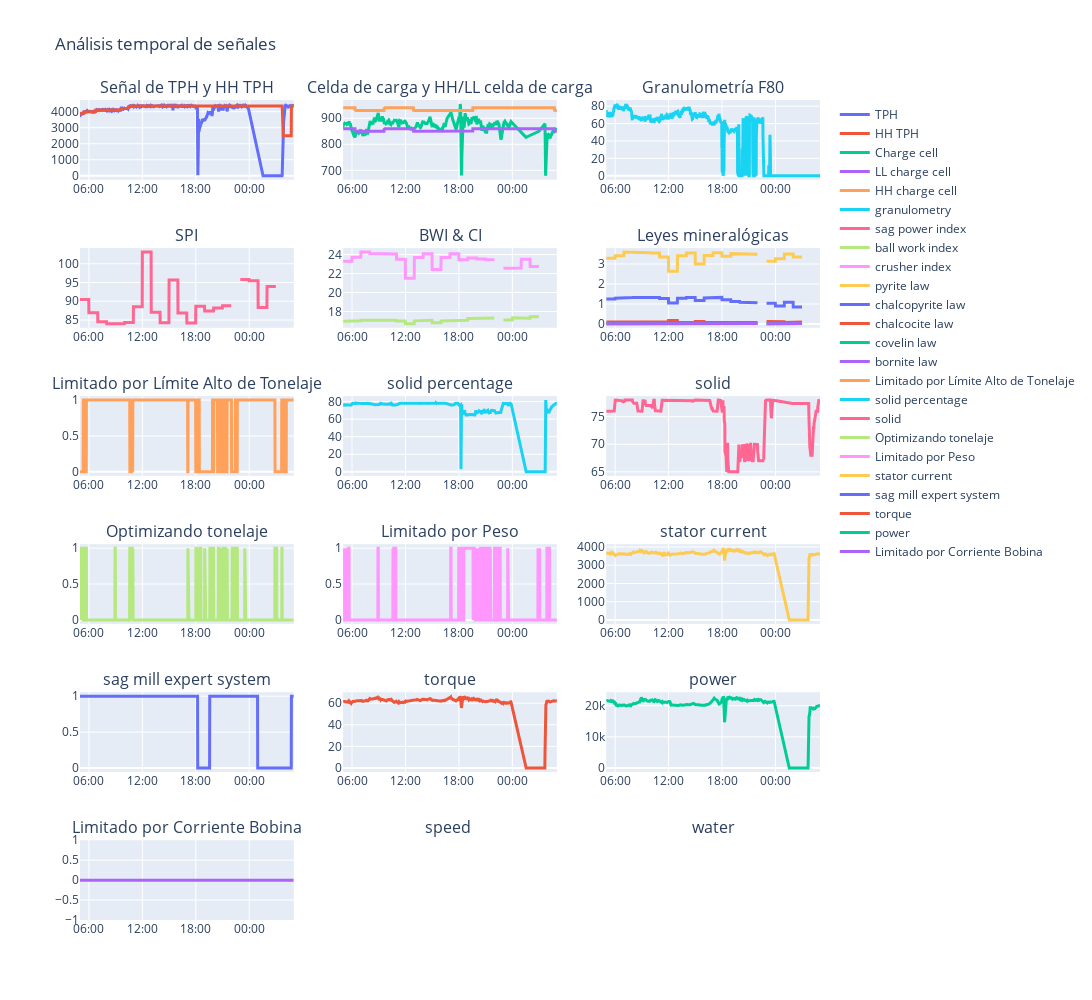

The notebook cell this image was saved under:
### Code cell
fig = make_subplots(
    rows=6, cols=3,
    subplot_titles=titulos,
    #subplot_titles=tuple("TPH y HH TPH,"),
     #shared_xaxes=True
    )


fig.add_trace(go.Scatter(x=data.index, y=data['TPH'], ##FF6511
                    mode='lines',
                    name="TPH",line=dict(width=3, ),legendgroup = '1'),row=1, col=1)  

fig.add_trace(go.Scatter(x=data.index, y=data['HH TPH'], ##FF6511
                    mode='lines',
                    name="HH TPH",line=dict(width=3, ),legendgroup = '1'),row=1, col=1)  



fig.add_trace(go.Scatter(x=data.index, y=data['charge cell'], 
                    mode='lines',
                    name="Charge cell",line=dict(width=3, ),legendgroup = '1'),row=1, col=2)  



fig.add_trace(go.Scatter(x=data.index, y=data['LL charge cell'], ##FF6511
                    mode='lines',
                    name="LL charge cell",line=dict(width=3,),legendgroup = '1'),row=1, col=2)  

fig.add_trace(go.Scatter(x=data.index, y=data['HH charge cell'], ##FF6511
                    mode='lines',
                    name="HH charge cell",line=dict(width=3,),legendgroup = '1'),row=1, col=2)  



fig.add_trace(go.Scatter(x=data.index, y=data['granulometry'], ##FF6511
                    mode='lines',
                    name='granulometry',line=dict(width=3,),legendgroup = '1'),row=1, col=3)  


fig.add_trace(go.Scatter(x=data.index, y=data['sag power index'], ##FF6511
                    mode='lines',
                    name="sag power index",line=dict(width=3, ),legendgroup = '1'),row=2, col=1)  


fig.add_trace(go.Scatter(x=data.index, y=data['ball work index'], ##FF6511
                    mode='lines',
                    name="ball work index",line=dict(width=3, ),legendgroup = '1'),row=2, col=2)  


fig.add_trace(go.Scatter(x=data.index, y=data['crusher index'], ##FF6511
                    mode='lines',
                    name="crusher index",line=dict(width=3, ),legendgroup = '1'),row=2, col=2)  


fig.add_trace(go.Scatter(x=data.index, y=data['pyrite law'], ##FF6511
                    mode='lines',
                    name="pyrite law",line=dict(width=3, ),legendgroup = '1'),row=2, col=3)  

fig.add_trace(go.Scatter(x=data.index, y=data['chalcopyrite law'], ##FF3511
                    mode='lines',
                    name="chalcopyrite law",line=dict(width=3, ),legendgroup = '1'),row=2, col=3)  

fig.add_trace(go.Scatter(x=data.index, y=data['chalcocite law'], ##FF3511
                    mode='lines',
                    name="chalcocite law",line=dict(width=3, ),legendgroup = '1'),row=2, col=3)  

fig.add_trace(go.Scatter(x=data.index, y=data['covelin law'], ##FF3511
                    mode='lines',
                    name="covelin law",line=dict(width=3, ),legendgroup = '1'),row=2, col=3)  

fig.add_trace(go.Scatter(x=data.index, y=data['bornite law'], ##FF3511
                    mode='lines',
                    name="bornite law",line=dict(width=3, ),legendgroup = '1'),row=2, col=3)  



for i in range(1,7):
   for j in range(1,4):
        fig.update_xaxes(tickformat="%H:%M",row=i, col=j)


k=0
for i in range(3,7):
   for j in range(1,4):
       try:
           fig.add_trace(go.Scatter(x=data.index, y=data[tags_restantes[k]], ##FF6511
                       mode='lines',
                       name=tags_restantes[k],line=dict(width=3, ),legendgroup = '1'),row=i, col=j) 

           k+=1
       except:
           pass
     



fig.update_layout(height=1000, width=2000, title_text="Análisis temporal de señales"#,xaxis6_rangeslider_visible=True
,#template="plotly_dark"
)

fig.show()

### Figure 1 — Plotly figure (JSON) as saved in the notebook; plotly's stock layout.template omitted (floating-point values rounded to 4 significant figures; data arrays with more than 128 entries replaced by an {"elided": "..."} marker saying what was removed)
{"data": [{"legendgroup": "1", "line": {"width": 3}, "mode": "lines", "name": "TPH", "type": "scatter", "x": {"elided": "1441 str values"}, "xaxis": "x", "y": {"elided": "1441 float values"}, "yaxis": "y"}, {"legendgroup": "1", "line": {"width": 3}, "mode": "lines", "name": "HH TPH", "type": "scatter", "x": {"elided": "1441 str values"}, "xaxis": "x", "y": {"elided": "1441 float values"}, "yaxis": "y"}, {"legendgroup": "1", "line": {"width": 3}, "mode": "lines", "name": "Charge cell", "type": "scatter", "x": {"elided": "1441 str values"}, "xaxis": "x2", "y": {"elided": "1441 float values"}, "yaxis": "y2"}, {"legendgroup": "1", "line": {"width": 3}, "mode": "lines", "name": "LL charge cell", "type": "scatter", "x": {"elided": "1441 str values"}, "xaxis": "x2", "y": {"elided": "1441 float values"}, "yaxis": "y2"}, {"legendgroup": "1", "line": {"width": 3}, "mode": "lines", "name": "HH charge cell", "type": "scatter", "x": {"elided": "1441 str values"}, "xaxis": "x2", "y": {"elided": "1441 float values"}, "yaxis": "y2"}, {"legendgroup": "1", "line": {"width": 3}, "mode": "lines", "name": "granulometry", "type": "scatter", "x": {"elided": "1441 str values"}, "xaxis": "x3", "y": {"elided": "1441 float values"}, "yaxis": "y3"}, {"legendgroup": "1", "line": {"width": 3}, "mode": "lines", "name": "sag power index", "type": "scatter", "x": {"elided": "1441 str values"}, "xaxis": "x4", "y": {"elided": "1441 float values"}, "yaxis": "y4"}, {"legendgroup": "1", "line": {"width": 3}, "mode": "lines", "name": "ball work index", "type": "scatter", "x": {"elided": "1441 str values"}, "xaxis": "x5", "y": {"elided": "1441 float values"}, "yaxis": "y5"}, {"legendgroup": "1", "line": {"width": 3}, "mode": "lines", "name": "crusher index", "type": "scatter", "x": {"elided": "1441 str values"}, "xaxis": "x5", "y": {"elided": "1441 float values"}, "yaxis": "y5"}, {"legendgroup": "1", "line": {"width": 3}, "mode": "lines", "name": "pyrite law", "type": "scatter", "x": {"elided": "1441 str values"}, "xaxis": "x6", "y": {"elided": "1441 float values"}, "yaxis": "y6"}, {"legendgroup": "1", "line": {"width": 3}, "mode": "lines", "name": "chalcopyrite law", "type": "scatter", "x": {"elided": "1441 str values"}, "xaxis": "x6", "y": {"elided": "1441 float values"}, "yaxis": "y6"}, {"legendgroup": "1", "line": {"width": 3}, "mode": "lines", "name": "chalcocite law", "type": "scatter", "x": {"elided": "1441 str values"}, "xaxis": "x6", "y": {"elided": "1441 float values"}, "yaxis": "y6"}, {"legendgroup": "1", "line": {"width": 3}, "mode": "lines", "name": "covelin law", "type": "scatter", "x": {"elided": "1441 str values"}, "xaxis": "x6", "y": {"elided": "1441 float values"}, "yaxis": "y6"}, {"legendgroup": "1", "line": {"width": 3}, "mode": "lines", "name": "bornite law", "type": "scatter", "x": {"elided": "1441 str values"}, "xaxis": "x6", "y": {"elided": "1441 float values"}, "yaxis": "y6"}, {"legendgroup": "1", "line": {"width": 3}, "mode": "lines", "name": "Limitado por Límite Alto de Tonelaje", "type": "scatter", "x": {"elided": "1441 str values"}, "xaxis": "x7", "y": {"elided": "1441 int values"}, "yaxis": "y7"}, {"legendgroup": "1", "line": {"width": 3}, "mode": "lines", "name": "solid percentage", "type": "scatter", "x": {"elided": "1441 str values"}, "xaxis": "x8", "y": {"elided": "1441 float values"}, "yaxis": "y8"}, {"legendgroup": "1", "line": {"width": 3}, "mode": "lines", "name": "solid", "type": "scatter", "x": {"elided": "1441 str values"}, "xaxis": "x9", "y": {"elided": "1441 float values"}, "yaxis": "y9"}, {"legendgroup": "1", "line": {"width": 3}, "mode": "lines", "name": "Optimizando tonelaje", "type": "scatter", "x": {"elided": "1441 str values"}, "xaxis": "x10", "y": {"elided": "1441 int values"}, "yaxis": "y10"}, {"legendgroup": "1", "line": {"width": 3}, "mode": "lines", "name": "Limitado por Peso", "type": "scatter", "x": {"elided": "1441 str values"}, "xaxis": "x11", "y": {"elided": "1441 int values"}, "yaxis": "y11"}, {"legendgroup": "1", "line": {"width": 3}, "mode": "lines", "name": "stator current", "type": "scatter", "x": {"elided": "1441 str values"}, "xaxis": "x12", "y": {"elided": "1441 float values"}, "yaxis": "y12"}, {"legendgroup": "1", "line": {"width": 3}, "mode": "lines", "name": "sag mill expert system", "type": "scatter", "x": {"elided": "1441 str values"}, "xaxis": "x13", "y": {"elided": "1441 int values"}, "yaxis": "y13"}, {"legendgroup": "1", "line": {"width": 3}, "mode": "lines", "name": "torque", "type": "scatter", "x": {"elided": "1441 str values"}, "xaxis": "x14", "y": {"elided": "1441 float values"}, "yaxis": "y14"}, {"legendgroup": "1", "line": {"width": 3}, "mode": "lines", "name": "power", "type": "scatter", "x": {"elided": "1441 str values"}, "xaxis": "x15", "y": {"elided": "1441 float values"}, "yaxis": "y15"}, {"legendgroup": "1", "line": {"width": 3}, "mode": "lines", "name": "Limitado por Corriente Bobina", "type": "scatter", "x": {"elided": "1441 str values"}, "xaxis": "x16", "y": {"elided": "1441 int values"}, "yaxis": "y16"}], "layout": {"annotations": [{"font": {"size": 16}, "showarrow": false, "text": "Señal de TPH y HH TPH", "x": 0.1444, "xanchor": "center", "xref": "paper", "y": 1.0, "yanchor": "bottom", "yref": "paper"}, {"font": {"size": 16}, "showarrow": false, "text": "Celda de carga y HH/LL celda de carga", "x": 0.5, "xanchor": "center", "xref": "paper", "y": 1.0, "yanchor": "bottom", "yref": "paper"}, {"font": {"size": 16}, "showarrow": false, "text": "Granulometría F80", "x": 0.8556, "xanchor": "center", "xref": "paper", "y": 1.0, "yanchor": "bottom", "yref": "paper"}, {"font": {"size": 16}, "showarrow": false, "text": "SPI", "x": 0.1444, "xanchor": "center", "xref": "paper", "y": 0.8194, "yanchor": "bottom", "yref": "paper"}, {"font": {"size": 16}, "showarrow": false, "text": "BWI & CI", "x": 0.5, "xanchor": "center", "xref": "paper", "y": 0.8194, "yanchor": "bottom", "yref": "paper"}, {"font": {"size": 16}, "showarrow": false, "text": "Leyes mineralógicas", "x": 0.8556, "xanchor": "center", "xref": "paper", "y": 0.8194, "yanchor": "bottom", "yref": "paper"}, {"font": {"size": 16}, "showarrow": false, "text": "Limitado por Límite Alto de Tonelaje", "x": 0.1444, "xanchor": "center", "xref": "paper", "y": 0.6389, "yanchor": "bottom", "yref": "paper"}, {"font": {"size": 16}, "showarrow": false, "text": "solid percentage", "x": 0.5, "xanchor": "center", "xref": "paper", "y": 0.6389, "yanchor": "bottom", "yref": "paper"}, {"font": {"size": 16}, "showarrow": false, "text": "solid", "x": 0.8556, "xanchor": "center", "xref": "paper", "y": 0.6389, "yanchor": "bottom", "yref": "paper"}, {"font": {"size": 16}, "showarrow": false, "text": "Optimizando tonelaje", "x": 0.1444, "xanchor": "center", "xref": "paper", "y": 0.4583, "yanchor": "bottom", "yref": "paper"}, {"font": {"size": 16}, "showarrow": false, "text": "Limitado por Peso", "x": 0.5, "xanchor": "center", "xref": "paper", "y": 0.4583, "yanchor": "bottom", "yref": "paper"}, {"font": {"size": 16}, "showarrow": false, "text": "stator current", "x": 0.8556, "xanchor": "center", "xref": "paper", "y": 0.4583, "yanchor": "bottom", "yref": "paper"}, {"font": {"size": 16}, "showarrow": false, "text": "sag mill expert system", "x": 0.1444, "xanchor": "center", "xref": "paper", "y": 0.2778, "yanchor": "bottom", "yref": "paper"}, {"font": {"size": 16}, "showarrow": false, "text": "torque", "x": 0.5, "xanchor": "center", "xref": "paper", "y": 0.2778, "yanchor": "bottom", "yref": "paper"}, {"font": {"size": 16}, "showarrow": false, "text": "power", "x": 0.8556, "xanchor": "center", "xref": "paper", "y": 0.2778, "yanchor": "bottom", "yref": "paper"}, {"font": {"size": 16}, "showarrow": false, "text": "Limitado por Corriente Bobina", "x": 0.1444, "xanchor": "center", "xref": "paper", "y": 0.09722, "yanchor": "bottom", "yref": "paper"}, {"font": {"size": 16}, "showarrow": false, "text": "speed ", "x": 0.5, "xanchor": "center", "xref": "paper", "y": 0.09722, "yanchor": "bottom", "yref": "paper"}, {"font": {"size": 16}, "showarrow": false, "text": "water", "x": 0.8556, "xanchor": "center", "xref": "paper", "y": 0.09722, "yanchor": "bottom", "yref": "paper"}], "height": 1000, "title": {"text": "Análisis temporal de señales"}, "width": 2000, "xaxis": {"anchor": "y", "domain": [0, 0.2889], "tickformat": "%H:%M"}, "xaxis10": {"anchor": "y10", "domain": [0, 0.2889], "tickformat": "%H:%M"}, "xaxis11": {"anchor": "y11", "domain": [0.3556, 0.6444], "tickformat": "%H:%M"}, "xaxis12": {"anchor": "y12", "domain": [0.7111, 1], "tickformat": "%H:%M"}, "xaxis13": {"anchor": "y13", "domain": [0, 0.2889], "tickformat": "%H:%M"}, "xaxis14": {"anchor": "y14", "domain": [0.3556, 0.6444], "tickformat": "%H:%M"}, "xaxis15": {"anchor": "y15", "domain": [0.7111, 1], "tickformat": "%H:%M"}, "xaxis16": {"anchor": "y16", "domain": [0, 0.2889], "tickformat": "%H:%M"}, "xaxis17": {"anchor": "y17", "domain": [0.3556, 0.6444], "tickformat": "%H:%M"}, "xaxis18": {"anchor": "y18", "domain": [0.7111, 1], "tickformat": "%H:%M"}, "xaxis2": {"anchor": "y2", "domain": [0.3556, 0.6444], "tickformat": "%H:%M"}, "xaxis3": {"anchor": "y3", "domain": [0.7111, 1], "tickformat": "%H:%M"}, "xaxis4": {"anchor": "y4", "domain": [0, 0.2889], "tickformat": "%H:%M"}, "xaxis5": {"anchor": "y5", "domain": [0.3556, 0.6444], "tickformat": "%H:%M"}, "xaxis6": {"anchor": "y6", "domain": [0.7111, 1], "tickformat": "%H:%M"}, "xaxis7": {"anchor": "y7", "domain": [0, 0.2889], "tickformat": "%H:%M"}, "xaxis8": {"anchor": "y8", "domain": [0.3556, 0.6444], "tickformat": "%H:%M"}, "xaxis9": {"anchor": "y9", "domain": [0.7111, 1], "tickformat": "%H:%M"}, "yaxis": {"anchor": "x", "domain": [0.9028, 1.0]}, "yaxis10": {"anchor": "x10", "domain": [0.3611, 0.4583]}, "yaxis11": {"anchor": "x11", "domain": [0.3611, 0.4583]}, "yaxis12": {"anchor": "x12", "domain": [0.3611, 0.4583]}, "yaxis13": {"anchor": "x13", "domain": [0.1806, 0.2778]}, "yaxis14": {"anchor": "x14", "domain": [0.1806, 0.2778]}, "yaxis15": {"anchor": "x15", "domain": [0.1806, 0.2778]}, "yaxis16": {"anchor": "x16", "domain": [0, 0.09722]}, "yaxis17": {"anchor": "x17", "domain": [0, 0.09722]}, "yaxis18": {"anchor": "x18", "domain": [0, 0.09722]}, "yaxis2": {"anchor": "x2", "domain": [0.9028, 1.0]}, "yaxis3": {"anchor": "x3", "domain": [0.9028, 1.0]}, "yaxis4": {"anchor": "x4", "domain": [0.7222, 0.8194]}, "yaxis5": {"anchor": "x5", "domain": [0.7222, 0.8194]}, "yaxis6": {"anchor": "x6", "domain": [0.7222, 0.8194]}, "yaxis7": {"anchor": "x7", "domain": [0.5417, 0.6389]}, "yaxis8": {"anchor": "x8", "domain": [0.5417, 0.6389]}, "yaxis9": {"anchor": "x9", "domain": [0.5417, 0.6389]}}}
